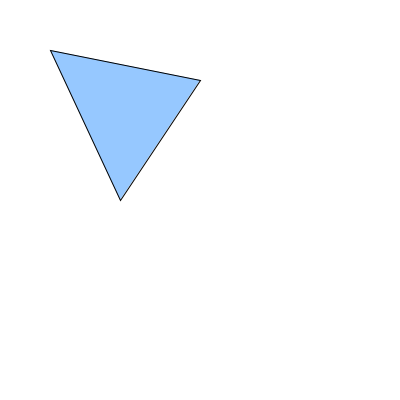
Frame 1 (no input)
Frame 60 (the mouse pressed at the canvas centre just before this capture): identical to frame 1, image omitted
Frame 120 (the mouse held since frame 60 and released just before this capture): identical to frame 1, image omitted

The Processing sketch that drew this single still picture (run headless with seeded random() and noise(); from frame 60 on, the mouse is pressed at the canvas centre):

// Processing sketch: Opdracht_9_8
// ── Opdracht_9_8.pde
void setup() {
  size(400, 400);
}

void draw() {
  background(255);

  // Hier wordt de driehoek getekend
  tekenDriehoek(50, 50, 200, 80, 120, 200);
}


void tekenDriehoek(int x1, int y1, int x2, int y2, int x3, int y3) {
  // Stijl
  stroke(0);        // lijnkleur
  fill(150, 200, 255); // vulkleur blauw

  // Teken de driehoek
  triangle(x1, y1, x2, y2, x3, y3);
}
